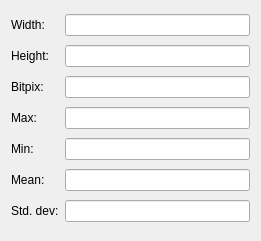
<ui version="4.0" >
 <class>statForm</class>
 <widget class="QDialog" name="statForm" >
  <property name="geometry" >
   <rect>
    <x>0</x>
    <y>0</y>
    <width>261</width>
    <height>241</height>
   </rect>
  </property>
  <property name="windowTitle" >
   <string>Statistics</string>
  </property>
  <layout class="QGridLayout" >
   <property name="leftMargin" >
    <number>11</number>
   </property>
   <property name="topMargin" >
    <number>11</number>
   </property>
   <property name="rightMargin" >
    <number>11</number>
   </property>
   <property name="bottomMargin" >
    <number>11</number>
   </property>
   <property name="horizontalSpacing" >
    <number>6</number>
   </property>
   <property name="verticalSpacing" >
    <number>6</number>
   </property>
   <item row="6" column="0" >
    <widget class="QLabel" name="stdDevLabel" >
     <property name="text" >
      <string>Std. dev:</string>
     </property>
    </widget>
   </item>
   <item row="2" column="1" >
    <widget class="KLineEdit" name="bitpixOUT" >
     <property name="readOnly" >
      <bool>true</bool>
     </property>
    </widget>
   </item>
   <item row="3" column="0" >
    <widget class="QLabel" name="maxLabel" >
     <property name="text" >
      <string>Max:</string>
     </property>
    </widget>
   </item>
   <item row="5" column="1" >
    <widget class="KLineEdit" name="meanOUT" >
     <property name="readOnly" >
      <bool>true</bool>
     </property>
    </widget>
   </item>
   <item row="2" column="0" >
    <widget class="QLabel" name="bitPixLabel" >
     <property name="text" >
      <string>Bitpix:</string>
     </property>
    </widget>
   </item>
   <item row="4" column="1" >
    <widget class="KLineEdit" name="minOUT" >
     <property name="readOnly" >
      <bool>true</bool>
     </property>
    </widget>
   </item>
   <item row="1" column="0" >
    <widget class="QLabel" name="heightLabel" >
     <property name="text" >
      <string>Height:</string>
     </property>
    </widget>
   </item>
   <item row="0" column="1" >
    <widget class="KLineEdit" name="widthOUT" >
     <property name="readOnly" >
      <bool>true</bool>
     </property>
    </widget>
   </item>
   <item row="5" column="0" >
    <widget class="QLabel" name="meanLabel" >
     <property name="text" >
      <string>Mean:</string>
     </property>
    </widget>
   </item>
   <item row="1" column="1" >
    <widget class="KLineEdit" name="heightOUT" >
     <property name="readOnly" >
      <bool>true</bool>
     </property>
    </widget>
   </item>
   <item row="0" column="0" >
    <widget class="QLabel" name="widthLabel" >
     <property name="text" >
      <string>Width:</string>
     </property>
    </widget>
   </item>
   <item row="3" column="1" >
    <widget class="KLineEdit" name="maxOUT" >
     <property name="readOnly" >
      <bool>true</bool>
     </property>
    </widget>
   </item>
   <item row="4" column="0" >
    <widget class="QLabel" name="minLabel" >
     <property name="text" >
      <string>Min:</string>
     </property>
    </widget>
   </item>
   <item row="6" column="1" >
    <widget class="KLineEdit" name="stddevOUT" >
     <property name="readOnly" >
      <bool>true</bool>
     </property>
    </widget>
   </item>
  </layout>
 </widget>
  <customwidgets>
  <customwidget>
   <class>KLineEdit</class>
   <extends>QLineEdit</extends>
   <header>klineedit.h</header>
   <container>1</container>
  </customwidget>
 </customwidgets>
 <tabstops>
  <tabstop>widthOUT</tabstop>
  <tabstop>heightOUT</tabstop>
  <tabstop>bitpixOUT</tabstop>
  <tabstop>maxOUT</tabstop>
  <tabstop>minOUT</tabstop>
  <tabstop>meanOUT</tabstop>
  <tabstop>stddevOUT</tabstop>
 </tabstops>
 <resources/>
 <connections/>
</ui>
